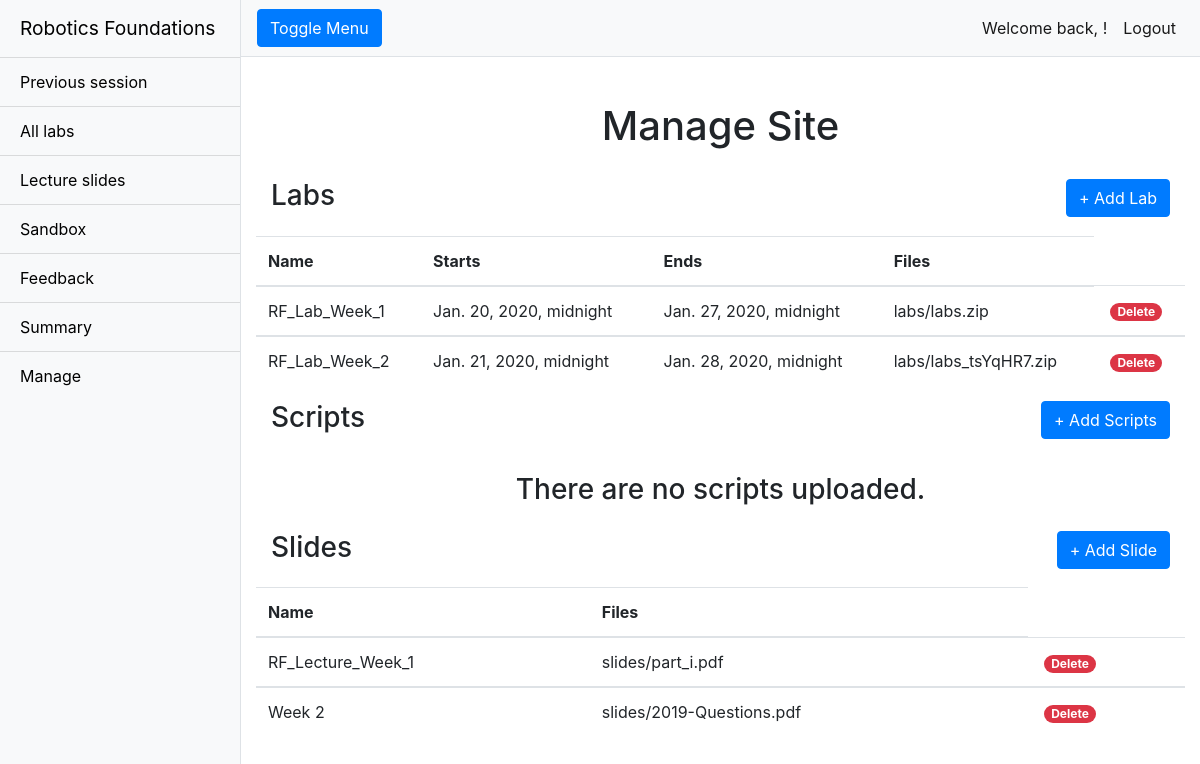
The app's page /rfwa/managev2/ (signed in), older data.
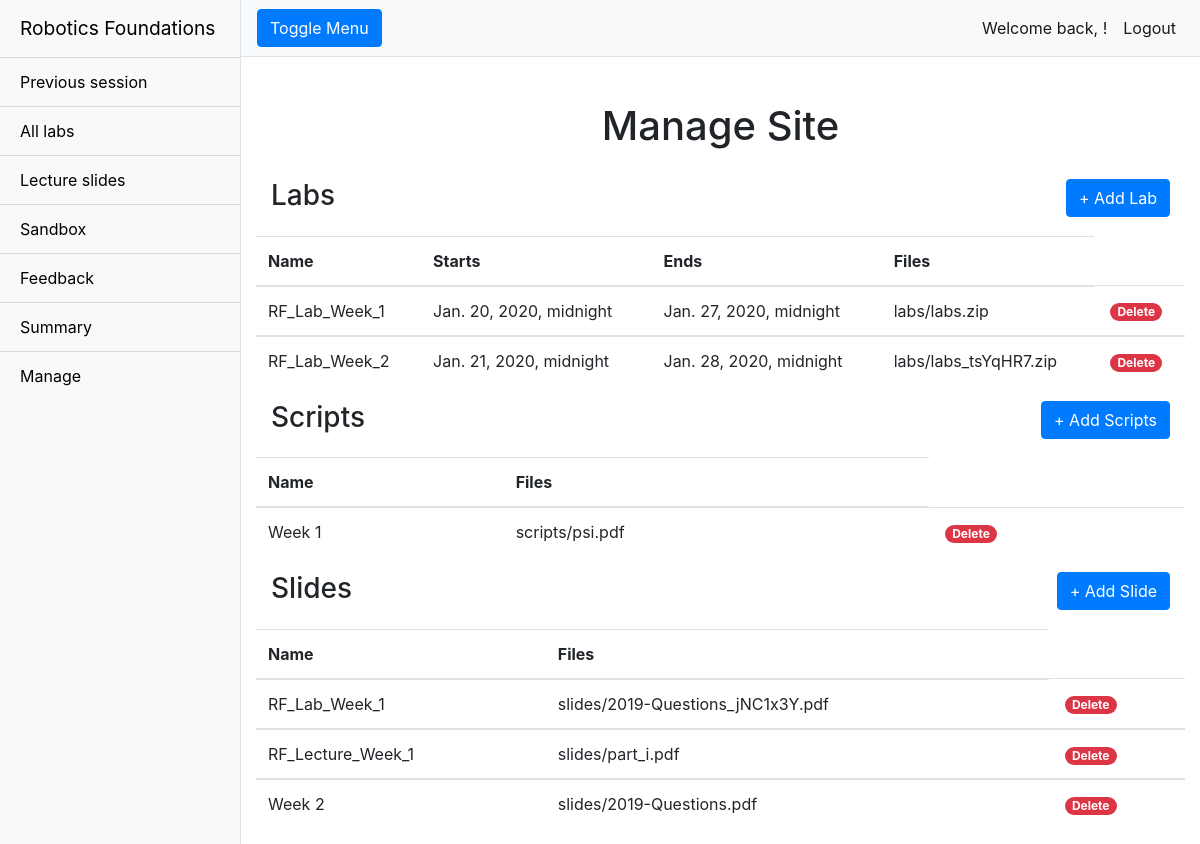
The same page, newer data.
### rfwa/models.py (models this page shows, shortened)
class Lab(models.Model):
    name = models.CharField(max_length = 128)
    description = models.TextField(max_length = 2048)
    open_Date = models.DateTimeField()
    close_Date = models.DateTimeField()
    lab_Files = models.FileField(upload_to='labs/')
    slug = models.SlugField(primary_key = True, blank = True)

class Slide(models.Model):
    name = models.CharField(max_length = 128)
    lecture_Files = models.FileField(upload_to='slides/')
    slug = models.SlugField(primary_key = True, blank = True)

class Script(models.Model):
    name = models.CharField(max_length=50)
    script_Files = models.FileField(upload_to='scripts/')
    slug = models.SlugField(primary_key = True, blank = True)

### rfwa/views.py (the view)
# urls.py: path('managev2/', views.manage, name='manage'),
def manage(request):
    if request.user.is_superuser:
        labs = Lab.objects.order_by('open_Date')
        scripts = Script.objects.order_by('name')
        slides = Slide.objects.order_by('name')
        context_dict = {'labs':labs, 'scripts':scripts, 'slides':slides}
        return render(request, "rfwa/managev2.html", context_dict)
    else:
        return redirect("index")

### templates/rfwa/managev2.html (shortened to what this page needs)
{% extends "rfwa/base.html" %}
{% load static %}
{% block body_block %}
{% if user.is_superuser %}
<div class="container-fluid">
    <div class="row">
        <h1 class="col-12 text-center mt-4">Manage Site</h1>
    </div>
    <div class="table-group">
        <div class="title-group">
            <h1 class="col-12 text-left table-header">Labs
                <a class="rightside" href="{% url 'add_lab'%}"><button type="button" class="btn btn-primary">+ Add
                        Lab</button></a>
            </h1>
        </div>
        <table class="table table-hover">
            {% if labs %}
            <thead>
                <tr>
                    <th scope="col">Name</th>
                    <th scope="col">Starts</th>
                    <th scope="col">Ends</th>
                    <th scope="col">Files</th>
                </tr>
            </thead>
            {% for lab in labs %}
            <tbody>
                <tr>
                    <td>{{lab.name}}</td>
                    <td>{{lab.open_Date}}</td>
                    <td>{{lab.close_Date}}</td>
                    <td>{{lab.lab_Files}}</td>
                    <td><a class="btn-link text-white badge badge-danger badge-pill ml-1"
                        href="/rfwa/delete_lab/{{ lab.slug }}"
                        onclick="return confirm('Are you sure you wish to delete {{ lab.name }}?')">Delete</a></td>
                </tr>
            </tbody>
            {% endfor %}
            {% else %}
            <h3 class="text-center mt-3">There are no scripts uploaded.</h3>
            {% endif %}
        </table>
    </div>
    <div class="table-group">
        <div class="title-group">
            <h1 class="col-12 text-left table-header">Scripts
                <a class="rightside" href="{% url 'add_script'%}"><button type="button" class="btn btn-primary">+ Add
                        Scripts</button></a>
            </h1>
        </div>
        <table class="table table-hover">
            {% if scripts %}
            <thead>
                <tr>
                    <th scope="col">Name</th>
                    <th scope="col">Files</th>
                </tr>
            </thead>
            {% for script in scripts %}
            <tbody>
                <tr>
                    <td>{{script.name}}</td>
                    <td>{{script.script_Files}}</td>
                    <td><a class="btn-link text-white badge badge-danger badge-pill ml-1"
                        href="/rfwa/delete_lab/{{ lab.slug }}"
                        onclick="return confirm('Are you sure you wish to delete {{ lab.name }}?')">Delete</a></td>
                </tr>
            </tbody>
            {% endfor %}
            {% else %}
            <h3 class="text-center mt-3">There are no scripts uploaded.</h3>
            {% endif %}
        </table>
    </div>
    <div class="table-group">
        <div class="title-group">
            <h1 class="col-12 text-left table-header">Slides
                <a class="rightside" href="{% url 'add_slide'%}"><button type="button" class="btn btn-primary">+ Add
                        Slide</button></a>
            </h1>
        </div>
        <table class="table table-hover">
            {% if slides %}
            <thead>
                <tr>
                    <th scope="col">Name</th>
                    <th scope="col">Files</th>
                </tr>
            </thead>
            {% for slide in slides %}
            <tbody>
                <tr>
                    <td>{{slide.name}}</td>
                    <td>{{slide.lecture_Files}}</td>
                    <td><a class="btn-link text-white badge badge-danger badge-pill ml-1"
                        href="/rfwa/delete_lab/{{ lab.slug }}"
                        onclick="return confirm('Are you sure you wish to delete {{ lab.name }}?')">Delete</a></td>
                </tr>
            </tbody>
            {% endfor %}
            {% else %}
            <h3 class="text-center mt-3">There are no slides uploaded.</h3>
            {% endif %}
        </table>
    </div>
</div>
{% endif %}
{% endblock %}

Row changes from the older to the newer data that the page shows:
added Script: name "Week 1", script_Files "scripts/psi.pdf"
added Slide: name "RF_Lab_Week_1", lecture_Files "slides/2019-Questions_jNC1x3Y.pdf"
Text that changed along with them:
text no longer shown: "There are no scripts uploaded."
text now shown: "Name Files"
